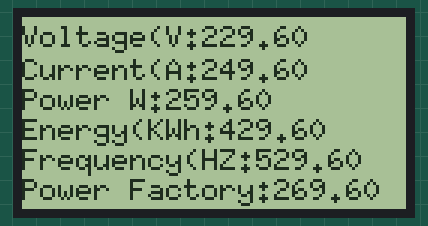
Simulated run of this sketch. Board: ESP32. Parts: 128×64 one-colour display.

Above: at 0.1 s.

The sketch:

testLCD.ino
```cpp
#include <Arduino.h>
#include <U8g2lib.h>
#include <SPI.h>


U8G2_ST7920_128X64_F_SW_SPI u8g2(U8G2_R0, /* clock=*/ 18, /* data=*/ 23, /* CS=*/ 5, /* reset=*/ 22); // ESP32

void u8g2_prepare(void) {
  u8g2.setFont(u8g2_font_6x10_tf);
  u8g2.setFontRefHeightExtendedText();
  u8g2.setDrawColor(1);
  u8g2.setFontPosTop();
  u8g2.setFontDirection(0);
}

float fVoltage = 229.60;
float fAmp = 249.60;
float fPow = 259.60;
float fEng = 429.60;
float fFre = 529.60;
float fPf = 269.60;


char chVol[20];
char chAmp[20];
char chPow[20];
char chEng[20];
char chFre[20];
char chPf[20];

char chVolOut[50];
char chAmpOut[50];
char chPowOut[50];
char chEngOut[50];
char chFreOut[50];
char chPfOut[50];

void converToStr()
{
  dtostrf(fVoltage, 6, 2, chVol);
  dtostrf(fAmp, 6, 2, chAmp);
  dtostrf(fPow, 6, 2, chPow);
  dtostrf(fEng, 6, 2, chEng);
  dtostrf(fFre, 6, 2, chFre);
  dtostrf(fPf, 6, 2, chPf);

  sprintf(chVolOut, "Voltage(V:%s", chVol);
  sprintf(chAmpOut, "Current(A:%s", chAmp);
  sprintf(chPowOut, "Power W:%s", chPow);
  sprintf(chEngOut, "Energy(KWh:%s", chEng);
  sprintf(chFreOut, "Frequency(HZ:%s", chFre);
  sprintf(chPfOut, "Power Factory:%s", chPf);
}

void setup(void) {
  u8g2.begin();
}

void loop(void) {
  u8g2.clearBuffer();
  converToStr();
  u8g2_prepare();
  u8g2.drawStr( 0, 2, chVolOut);
  u8g2.drawStr( 0, 13, chAmpOut);
  u8g2.drawStr( 0, 23, chPowOut);
  u8g2.drawStr( 0, 33, chEngOut);
  u8g2.drawStr( 0, 43, chFreOut);
  u8g2.drawStr( 0, 53, chPfOut);
  u8g2.sendBuffer();
  delay(100);
}
```
